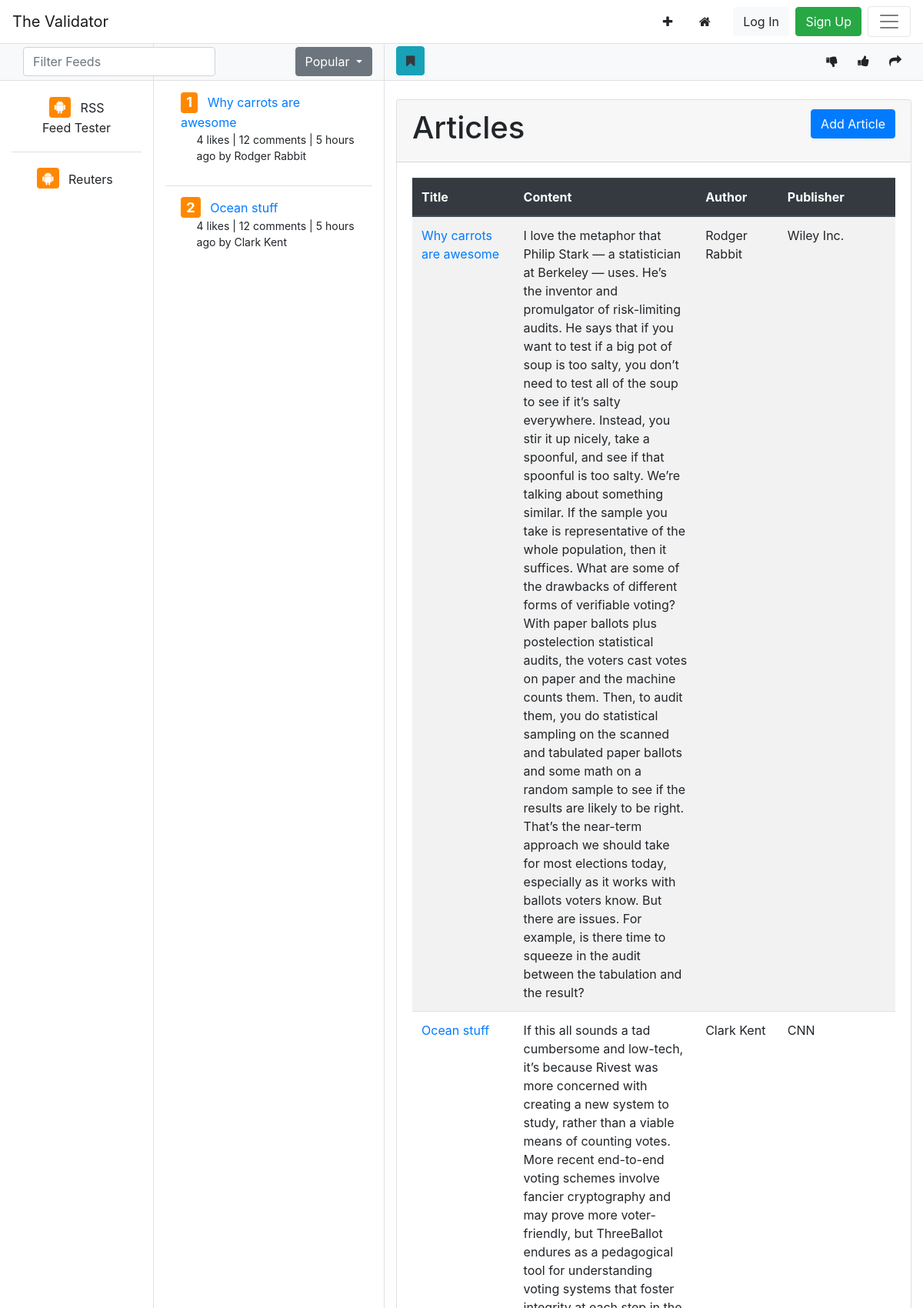
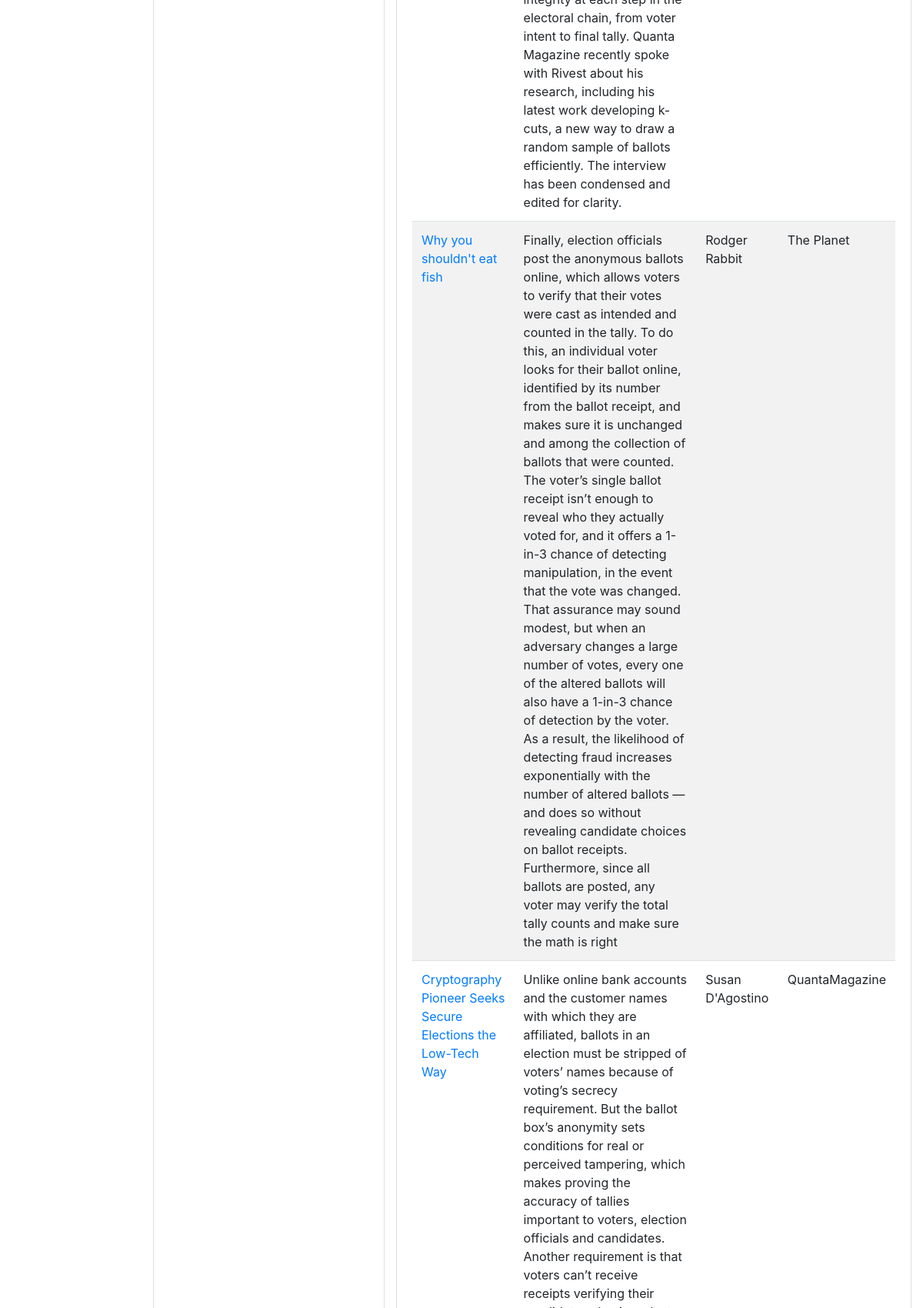
Page /app/articles/ (upper part) on the committed database (2 pictures, top to bottom).
### app/models.py (models this page shows, shortened)
class RSSFeed(models.Model):
    name = models.CharField(max_length=200, default="")
    link = models.URLField(max_length=200, default="")
    def get_article_list(self):
        return self.article_set.all()

class Article(models.Model):
    objects = ArticleManager()
    rss_feed = models.ForeignKey(RSSFeed, on_delete=models.CASCADE, null=True)
    title = models.CharField(max_length=200, default="")
    publisher = models.CharField(max_length=200, default="")
    author = models.CharField(max_length=200, default="")
    content = models.TextField()

### app/views.py (the view)
# urls.py: path("articles/", ArticleList.as_view(), name="article-list"),
class ArticleList(ListView):
    model = Article

### app/context_processors.py (called while the page is built)
def get_rss_list(request):
    return {'rss_list': RSSFeed.objects.all()}

def get_rss_articles(request):
    default_feed = RSSFeed.objects.get(pk=1)
    article_list = default_feed.get_article_list()
    return {'default_article_list': article_list}

### app/templates/app/article_list.html
{% extends 'app/base.html' %}
{% block content %}
<br>
<div class="card ">
	<div class="card-header">
		<div class="row">
			<div class="col">
				<h1>Articles</h1>
			</div>
			<div class="col">
				<a href="{% url 'article-add' %}" class="btn btn-primary float-right">Add Article</a>
			</div>
		</div>
	</div>
	<div class="card-body">
		<table class="table table-striped">
			<thead class="thead-dark">
				<tr>
					<th scope="col">Title</th>
					<th scope="col">Content</th>
					<th scope="col">Author</th>
					<th scope="col">Publisher</th>
				</tr>
			</thead>
			<tbody>
				{% for article in article_list %}
					<tr>
						<td><a href="{% url 'article-detail' article.id %}">{{article.title}}</a></td>
						<td>{{article.content}}</td>
						<td>{{article.author}}</a></td>
						<td>{{article.publisher}}</td>
					</tr>
				{% endfor %}
			</tbody>
		</table>
	</div>
</div>
{% endblock  %}

### app/templates/app/base.html (shortened to what this page needs)
{% load static %}
{% load rss_list %}
<!DOCTYPE html>
<html lang="en">
  <head>
    <link rel="stylesheet" href="{% static 'css/main.css' %}">
    <link rel="stylesheet" href="https://stackpath.bootstrapcdn.com/bootstrap/4.4.1/css/bootstrap.min.css">
    <link rel="stylesheet" type="text/css" href="https://cdnjs.cloudflare.com/ajax/libs/font-awesome/4.7.0/css/font-awesome.min.css">
  </head>
  <body>
<div id="navbar-container">
  <nav class="navbar fixed-top navbar-light bg-white border-bottom">
    <a class="navbar-brand" href="{% url 'index' %}">The Validator</a>
    <div class="ml-auto mr-2">
      <a href="{% url 'rss-list' %}"><button class="btn btn-white mr-1"><i class="fa fa-plus" aria-hidden="true"></i></button></a>
      <a href="{% url 'home' %}"><button class="btn btn-white mr-1"><i class="fa fa-home mr-2" aria-hidden="true"></i></button></a>
      {% if not user.profile.is_online %}
        <a href="{% url 'login' %}"><button class="btn btn-light mr-1">Log In</button></a>
        <a href="{% url 'user-add' %}"><button class="btn btn-success">Sign Up</button></a>
      {% endif %}
    </div>
    <button class="navbar-toggler" type="button" data-toggle="modal" data-target="#exampleModal" aria-expanded="false">
      <span class="navbar-toggler-icon"></span>
    </button>
  </nav>
</div>
<br>
<br>
<div class="container-fluid h-100 mt-2">
    <div class="row justify-content-center bg-light">
      <div class="col-2 border-right border-bottom ">
          <form class="form-inline ">
            <div class="form-group col">
              <input class="form-control mr-sm-2" id="feed-filter" type="search" placeholder="Filter Feeds" aria-label="Search">
            </div>
          </form>
      </div>
      <div class="col-3 border-right border-bottom">
        <div class="dropdown float-right" id="button-filter">
		  <button class="btn btn-secondary dropdown-toggle" type="button" id="dropdownMenuButton" data-toggle="dropdown" aria-haspopup="true" aria-expanded="false">
		    Popular
		  </button>
		</div>
      </div>
      <div class="col border-bottom mt-1">
        <button class="btn btn-info text-dark bookmark mb-1" value="{{article.id}}"><i class="fa fa-bookmark" aria-hidden="true"></i></button>
        <button class="btn btn-light float-right" type="button" id="share-button" data-toggle="dropdown" aria-haspopup="true" aria-expanded="false"><i class="fa fa-share" aria-hidden="true"></i></button>
        <button class="btn btn-light float-right like" value="{{article.id}}"><i class="fa fa-thumbs-up" aria-hidden="true"></i></button>
		<button class="btn btn-light float-right dislike" value="{{article.id}}"><i class="fa fa-thumbs-down" aria-hidden="true"></i></button>
      </div>
    </div>
  <div class="row justify-content-center h-100">
    <div class="col-2 hidden-md-down border-right">
      <ul class="list-group list-group-flush ">
        {% for feed in rss_list %}
          <li class="list-group-item">
            <div class="feed-container">
              <button class="btn btn-white feed" id="{{feed.id}}" value="{{feed.id}}">
                <h4 class="d-inline" ><span class="badge article-count"><i class="fa fa-android" aria-hidden="true"></i></span></h4>
                <p class="ml-2 d-inline article-title">{{feed.name}}</p>
              </button>
            </div>
          </li>
        {% endfor %}
      </ul>
    </div>
    <div class="col-3 border-right">
      <ul class="list-group list-group-flush article-list">
        {% for article in default_article_list %}
          <li class='list-group-item  '>
              <div class='article-container'>
                <h4 class='d-inline'><span class='badge article-count'>{{article.id}}</span></h4>
                <p class='ml-2 d-inline article-title'><a href="{% url 'article-detail' article.id %}" >{{article.title}}</a></p>
                <p class='article-stats'>4 likes | 12 comments | 5 hours ago by {{article.author}}</p>
              </div>
            </li>
        {% endfor %}
      </ul>
    </div>
    <div class="col">
        {% block content %}
        {% endblock %}
    </div>
  </div>
</div>
<link rel="stylesheet" type="text/css" href=" {% static '/app/main.css' %} ">
  </body>
</html>

### app/templates/app/base.html (style rules this page uses)
.article-count { background-color: #FF8800; color: white; }
.article-stats { margin-left: 9%; font-size: 14px; }
#feed-filter { margin-top:5px; margin-bottom: 5px; width: 250px; }
#button-filter { margin-top:5px; margin-bottom: 5px; }

### rows in the picture
RSSFeed: {{ feed.id }} 1 (drawn), name "RSS Feed Tester"
RSSFeed: {{ feed.id }} 2 (drawn), name "Reuters"
Article: id "1", title "Why carrots are awesome", author "Rodger Rabbit", content "I love the metaphor that Philip Stark — a statistician at Berkeley — uses. He’s the inventor and promulgator of risk-limiting audits. He says that if you want to test if a big pot of soup is too salty, you don’t need to test all of the soup to see if it’s salty everywhere. Instead, you stir it up nicely, take a spoonful, and see if that spoonful is too salty. We’re talking about something similar. If the sample you take is representative of the whole population, then it suffices. What are some of the drawbacks of different forms of verifiable voting? With paper ballots plus postelection statistical audits, the voters cast votes on paper and the machine counts them. Then, to audit them, you…", publisher "Wiley Inc."
Article: id "2", title "Ocean stuff", author "Clark Kent", content "If this all sounds a tad cumbersome and low-tech, it’s because Rivest was more concerned with creating a new system to study, rather than a viable means of counting votes. More recent end-to-end voting schemes involve fancier cryptography and may prove more voter-friendly, but ThreeBallot endures as a pedagogical tool for understanding voting systems that foster integrity at each step in the electoral chain, from voter intent to final tally. Quanta Magazine recently spoke with Rivest about his research, including his latest work developing k-cuts, a new way to draw a random sample of ballots efficiently. The interview has been condensed and edited for clarity.", publisher "CNN"
Article: title "Why you shouldn't eat fish", content "Finally, election officials post the anonymous ballots online, which allows voters to verify that their votes were cast as intended and counted in the tally. To do this, an individual voter looks for their ballot online, identified by its number from the ballot receipt, and makes sure it is unchanged and among the collection of ballots that were counted. The voter’s single ballot receipt isn’t enough to reveal who they actually voted for, and it offers a 1-in-3 chance of detecting manipulation, in the event that the vote was changed. That assurance may sound modest, but when an adversary changes a large number of votes, every one of the altered ballots will also have a 1-in-3 chance of…", author "Rodger Rabbit", publisher "The Planet"
Article: title "Cryptography Pioneer Seeks Secure Elections the Low-Tech Way", author "Susan D'Agostino", publisher "QuantaMagazine"
